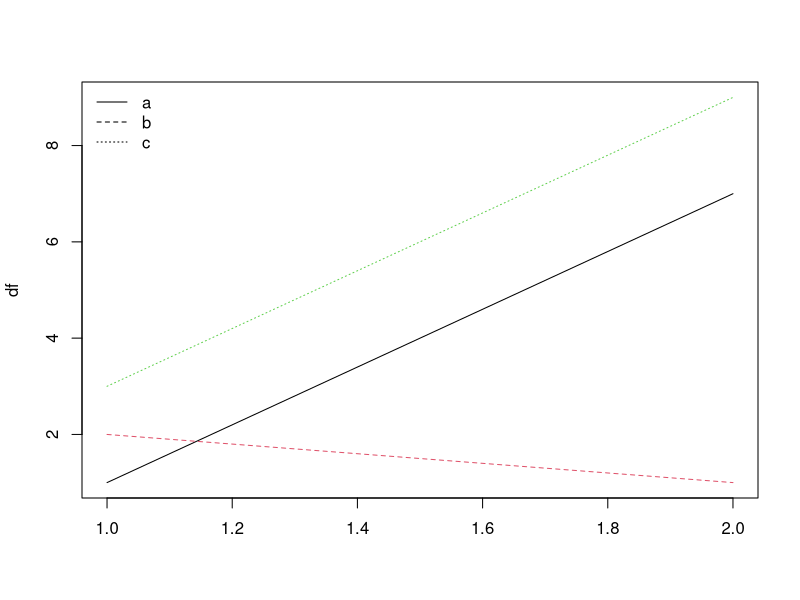
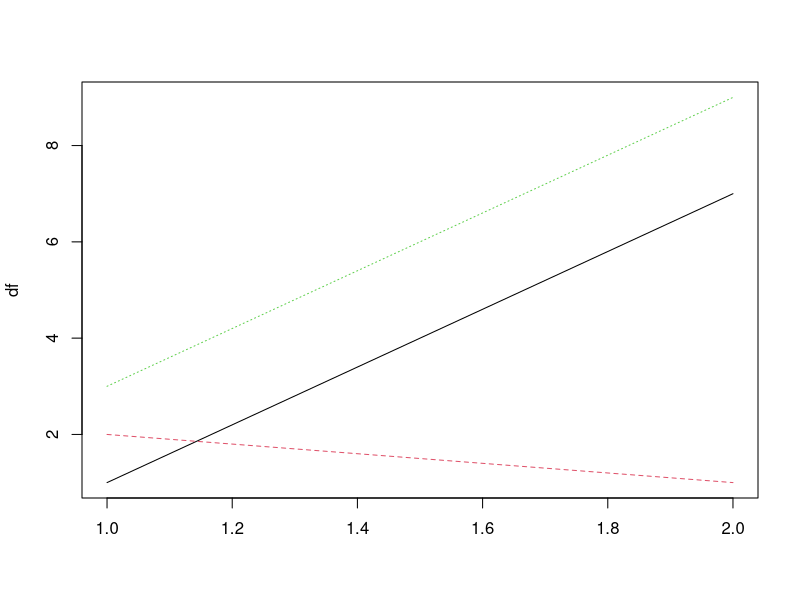

Here is the R script that generated these plots, in order:
##########################################################################################################################################

#(주의) ->  순차적으로 코드를 실행하는 것을 권함!

#에러 발생 시 github Finance/R-Finance-Programming 경로에 issue를 남기면 확인

##########################################################################################################################################


### 데이터 프레임과 그래프.

## 데이터 프레임으로 그래프 그리기.

df<-data.frame(NULL)
newrow<-1:3
df<-rbind(df,newrow)
newrow<-c(7,1,9)
df<-rbind(df,newrow)
colnames(df)<-c("a","b","c")
x<-matplot(df,type='l')                                                                     # matplot은 행렬을 그래프로 그려주는 함수.
legend("topleft",legend = colnames(df),lty=1:3, bty = "n")                                  # legend함수는 그래프의 범례를 만들어주는 함수.

graphics.off()                                                                              # 그래프를 지워주는 함수.

x<-matplot(df,type = 'l', lty = 1:3, col = 1:3)

graphics.off()                                                                              # 그래프를 지워주는 함수.

# matplot에 데이터프레임을 인수로 입력하면 자동으로 (데이터 계열(series)개수에 맞춰) 순차적으로 선 종류 및 색깔을 사용. 

# 첫 인수는 범례의 위치를 지정하는데 예제와 같이 쓰면 상단좌측에 범례를 만듬.
# legend 인수는 범례에 사용될 문자를 지정하고, lty인수는 선의 종류를 지정. bty인수는 범례테두리를 설정하는 인수인데 "n"을 쓰면 테두리가 없어짐.

############################################################결과값(print)#################################################################

# 


##########################################################################################################################################